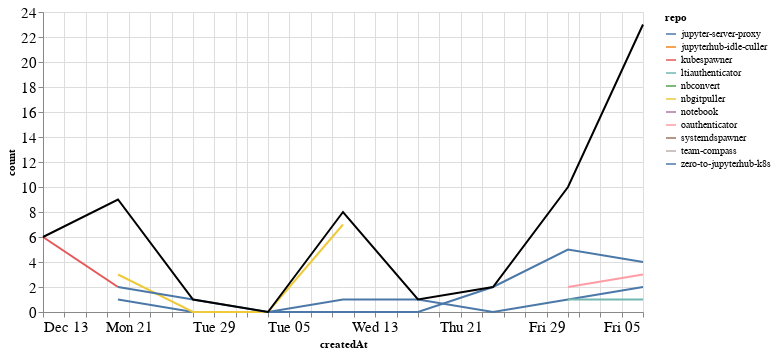

The notebook cell this image was saved under:
### Markdown cell above
### Comments

### Code cell
comments_time = comments.groupby('repo').resample('W', on='createdAt').count()['author'].reset_index()
comments_time = comments_time.rename(columns={'author': 'count'})
comments_time_total = comments_time.groupby('createdAt').agg({"count": "sum"}).reset_index()
ch1 = alt.Chart(comments_time, width=600).mark_line().encode(
    x='createdAt',
    y='count',
    color='repo',
    tooltip="repo"
)

ch2 = alt.Chart(comments_time_total, width=600).mark_line(color="black").encode(
    x='createdAt',
    y='count',
)

ch1 + ch2

### Figure 1 — Vega-Lite specification as saved in the notebook (floating-point values rounded to 4 significant figures)
{"config": {"axisLeft": {"labelFontSize": 15}, "axisBottom": {"labelFontSize": 15}}, "layer": [{"data": {"name": "data-02ffaee96a61092ac937a87fda68824b"}, "mark": "line", "encoding": {"color": {"type": "nominal", "field": "repo"}, "tooltip": {"type": "nominal", "field": "repo"}, "x": {"type": "temporal", "field": "createdAt"}, "y": {"type": "quantitative", "field": "count"}}, "width": 600}, {"data": {"name": "data-0b8f55a48982eb79db8aac776564faf9"}, "mark": {"type": "line", "color": "black"}, "encoding": {"x": {"type": "temporal", "field": "createdAt"}, "y": {"type": "quantitative", "field": "count"}}, "width": 600}], "$schema": "https://vega.github.io/schema/vega-lite/v4.8.1.json", "datasets": {"data-02ffaee96a61092ac937a87fda68824b": [{"repo": "jupyter-server-proxy", "createdAt": "2020-12-20T00:00:00", "count": 1}, {"repo": "jupyter-server-proxy", "createdAt": "2020-12-27T00:00:00", "count": 0}, {"repo": "jupyter-server-proxy", "createdAt": "2021-01-03T00:00:00", "count": 0}, {"repo": "jupyter-server-proxy", "createdAt": "2021-01-10T00:00:00", "count": 1}, {"repo": "jupyter-server-proxy", "createdAt": "2021-01-17T00:00:00", "count": 1}, {"repo": "jupyter-server-proxy", "createdAt": "2021-01-24T00:00:00", "count": 0}, {"repo": "jupyter-server-proxy", "createdAt": "2021-01-31T00:00:00", "count": 1}, {"repo": "jupyter-server-proxy", "createdAt": "2021-02-07T00:00:00", "count": 2}, {"repo": "jupyterhub-idle-culler", "createdAt": "2021-01-31T00:00:00", "count": 1}, {"repo": "kubespawner", "createdAt": "2020-12-13T00:00:00", "count": 6}, {"repo": "kubespawner", "createdAt": "2020-12-20T00:00:00", "count": 2}, {"repo": "ltiauthenticator", "createdAt": "2021-01-31T00:00:00", "count": 1}, {"repo": "ltiauthenticator", "createdAt": "2021-02-07T00:00:00", "count": 1}, {"repo": "nbconvert", "createdAt": "2021-02-07T00:00:00", "count": 9}, {"repo": "nbgitpuller", "createdAt": "2020-12-20T00:00:00", "count": 3}, {"repo": "nbgitpuller", "createdAt": "2020-12-27T00:00:00", "count": 0}, {"repo": "nbgitpuller", "createdAt": "2021-01-03T00:00:00", "count": 0}, {"repo": "nbgitpuller", "createdAt": "2021-01-10T00:00:00", "count": 7}, {"repo": "notebook", "createdAt": "2021-02-07T00:00:00", "count": 2}, {"repo": "oauthenticator", "createdAt": "2021-01-31T00:00:00", "count": 2}, {"repo": "oauthenticator", "createdAt": "2021-02-07T00:00:00", "count": 3}, {"repo": "systemdspawner", "createdAt": "2020-12-20T00:00:00", "count": 1}, {"repo": "team-compass", "createdAt": "2021-02-07T00:00:00", "count": 2}, {"repo": "zero-to-jupyterhub-k8s", "createdAt": "2020-12-20T00:00:00", "count": 2}, {"repo": "zero-to-jupyterhub-k8s", "createdAt": "2020-12-27T00:00:00", "count": 1}, {"repo": "zero-to-jupyterhub-k8s", "createdAt": "2021-01-03T00:00:00", "count": 0}, {"repo": "zero-to-jupyterhub-k8s", "createdAt": "2021-01-10T00:00:00", "count": 0}, {"repo": "zero-to-jupyterhub-k8s", "createdAt": "2021-01-17T00:00:00", "count": 0}, {"repo": "zero-to-jupyterhub-k8s", "createdAt": "2021-01-24T00:00:00", "count": 2}, {"repo": "zero-to-jupyterhub-k8s", "createdAt": "2021-01-31T00:00:00", "count": 5}, {"repo": "zero-to-jupyterhub-k8s", "createdAt": "2021-02-07T00:00:00", "count": 4}], "data-0b8f55a48982eb79db8aac776564faf9": [{"createdAt": "2020-12-13T00:00:00", "count": 6}, {"createdAt": "2020-12-20T00:00:00", "count": 9}, {"createdAt": "2020-12-27T00:00:00", "count": 1}, {"createdAt": "2021-01-03T00:00:00", "count": 0}, {"createdAt": "2021-01-10T00:00:00", "count": 8}, {"createdAt": "2021-01-17T00:00:00", "count": 1}, {"createdAt": "2021-01-24T00:00:00", "count": 2}, {"createdAt": "2021-01-31T00:00:00", "count": 10}, {"createdAt": "2021-02-07T00:00:00", "count": 23}]}}
